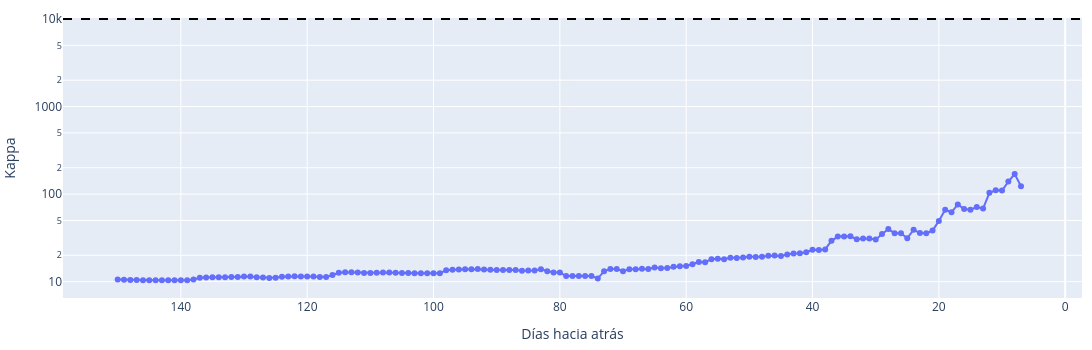

The cell this chart's notebook holds for it:
### Code cell
import plotly.express as px

# 1. Datos y retornos
stocks = ["MSFT", "AAPL", "NVDA", "AMZN", "META", "GOOGL"]
returns = (
    yf.download(stocks, start=dt.datetime.now() - dt.timedelta(days=300))[
        "Close"
    ]
    .pct_change()
    .dropna()
)

dias, kappa = [], []

# 2. Bucle de número de condición
for d in range(150, 2, -1):
    cov = returns.tail(d).cov().to_numpy()
    ev = np.linalg.eigh(cov)[0]
    k = ev[-1] / ev[0] if ev[0] > 1e-12 else float("inf")
    dias.append(d)
    kappa.append(k)
    if k > 10000:
        print(f"Se alcanzó el umbral en {d} días y kappa={k:.2f}")
        break

# 3. Gráfico minimalista con Plotly Express
fig = px.line(x=dias, y=kappa, log_y=True, markers=True)
fig.add_hline(y=10000, line_dash="dash", line_color="black")
fig.update_layout(
    width=1200,
    height=350,
    xaxis=dict(title="Días hacia atrás", autorange="reversed"),
    yaxis_title="Kappa",
    margin=dict(l=10, r=10, t=10, b=10),
)
fig.show()

### Figure 1 — Plotly figure (JSON) as saved in the notebook; plotly's stock layout.template omitted (floating-point values rounded to 4 significant figures; data arrays with more than 128 entries replaced by an {"elided": "..."} marker saying what was removed)
{"data": [{"hovertemplate": "x=%{x}<br>y=%{y}<extra></extra>", "legendgroup": "", "line": {"color": "#636efa", "dash": "solid"}, "marker": {"symbol": "circle"}, "mode": "lines+markers", "name": "", "orientation": "v", "showlegend": false, "type": "scatter", "x": {"elided": "145 int values"}, "xaxis": "x", "y": {"elided": "145 float values"}, "yaxis": "y"}], "layout": {"height": 350, "legend": {"tracegroupgap": 0}, "margin": {"b": 10, "l": 10, "r": 10, "t": 10}, "shapes": [{"line": {"color": "black", "dash": "dash"}, "type": "line", "x0": 0, "x1": 1, "xref": "x domain", "y0": 10000, "y1": 10000, "yref": "y"}], "width": 1200, "xaxis": {"anchor": "y", "autorange": "reversed", "domain": [0, 1], "title": {"text": "Días hacia atrás"}}, "yaxis": {"anchor": "x", "domain": [0, 1], "title": {"text": "Kappa"}, "type": "log"}}}
